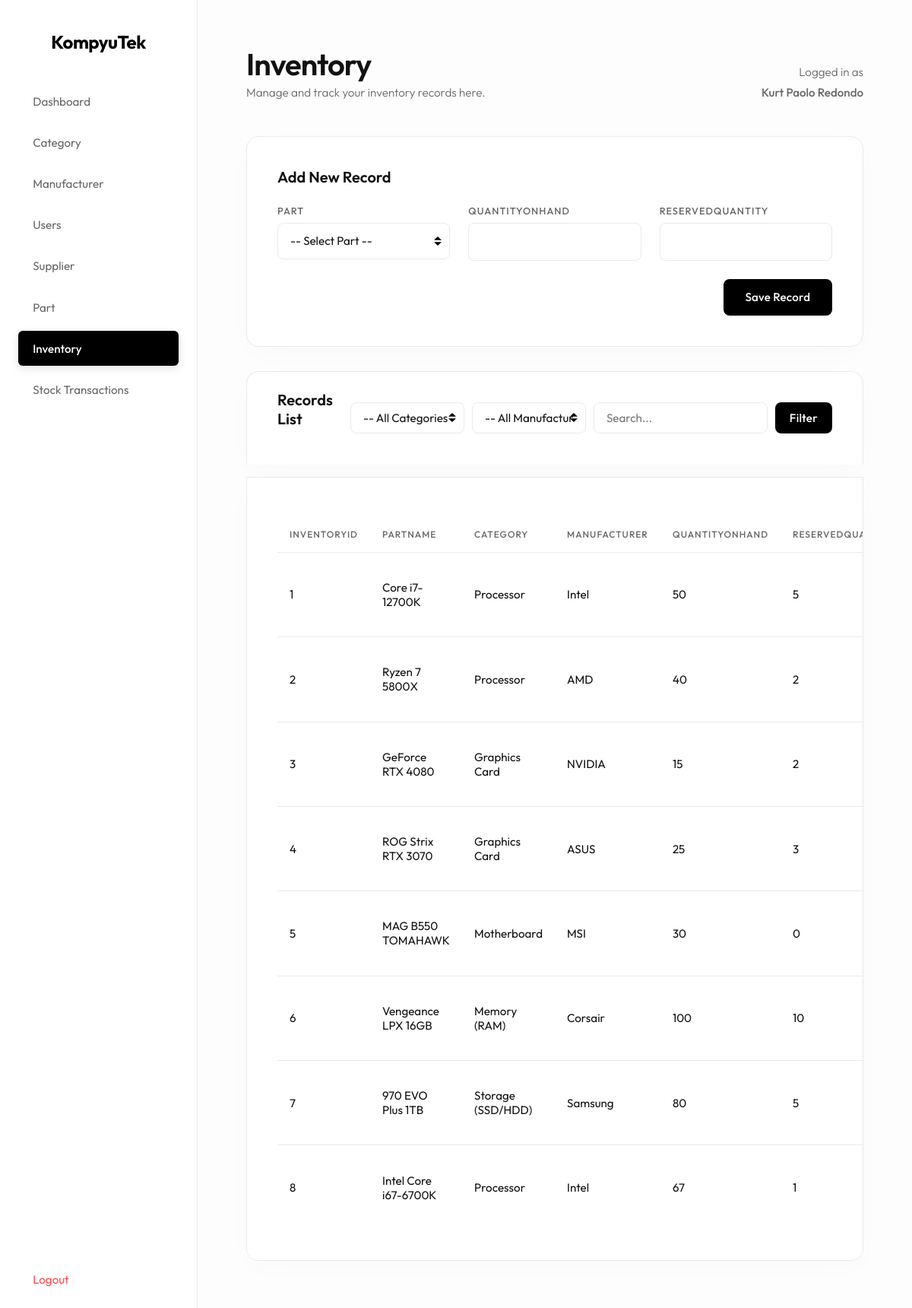
The app's page /website/inventory.php (signed in), older data.
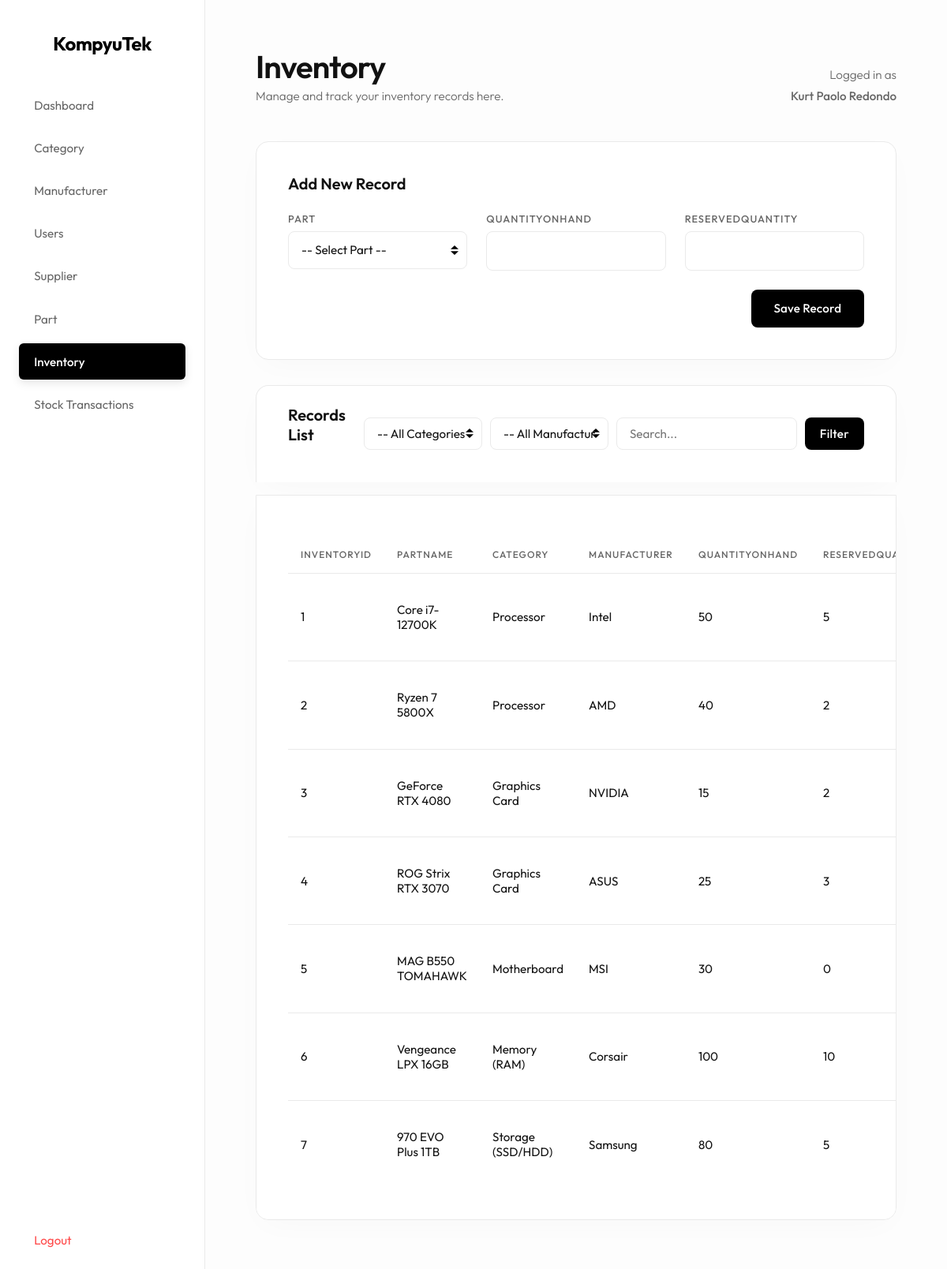
The same page, newer data.
### tables this page shows
CREATE TABLE `Inventory` (
  `InventoryID` int(11) NOT NULL,
  `PartID` int(11) DEFAULT NULL,
  `QuantityOnHand` int(11) NOT NULL,
  `ReservedQuantity` int(11) NOT NULL
);

CREATE TABLE `Part` (
  `PartID` int(11) NOT NULL,
  `SKU` varchar(255) NOT NULL,
  `PartName` varchar(255) NOT NULL,
  `ModelNumber` varchar(255) DEFAULT NULL,
  `CategoryID` int(11) DEFAULT NULL,
  `ManufacturerID` int(11) DEFAULT NULL,
  `Description` varchar(255) DEFAULT NULL,
  `Price` decimal(10,2) DEFAULT NULL
);

CREATE TABLE `Category` (
  `CategoryID` int(11) NOT NULL,
  `CategoryName` varchar(255) NOT NULL
);

CREATE TABLE `Manufacturer` (
  `ManufacturerID` int(11) NOT NULL,
  `ManufacturerName` varchar(255) NOT NULL
);

### website/inventory.php (the view, shortened to what this page needs)
<?php
include 'db.php';
$edit_row = null;
$search_query = '';
$where_sql = "";
$final_query = "SELECT Inventory.*, Part.PartName, Category.CategoryName, Manufacturer.ManufacturerName
                FROM Inventory
                LEFT JOIN Part ON Inventory.PartID = Part.PartID
                LEFT JOIN Category ON Part.CategoryID = Category.CategoryID
                LEFT JOIN Manufacturer ON Part.ManufacturerID = Manufacturer.ManufacturerID" . $where_sql . "";
$result = $conn->query($final_query);
?>
<!DOCTYPE html>
<html>
<head>
    <link rel="stylesheet" href="style.css?v=<?= time() ?>">
</head>
<body>
    <div class="sidebar">
        <h2>KompyuTek</h2>
        <a href="index.php">Dashboard</a>
        <?php
        $category_nav_class = ""; if ("Inventory" == "Category") $category_nav_class = "active";
        $manufacturer_nav_class = ""; if ("Inventory" == "Manufacturer") $manufacturer_nav_class = "active";
        $users_nav_class = ""; if ("Inventory" == "Users") $users_nav_class = "active";
        $supplier_nav_class = ""; if ("Inventory" == "Supplier") $supplier_nav_class = "active";
        $part_nav_class = ""; if ("Inventory" == "Part") $part_nav_class = "active";
        $inventory_nav_class = ""; if ("Inventory" == "Inventory") $inventory_nav_class = "active";
        $stock_nav_class = ""; if ("Inventory" == "StockTransaction") $stock_nav_class = "active";
        ?>
        <a href="category.php" class="<?= $category_nav_class ?>">Category</a>
        <a href="manufacturer.php" class="<?= $manufacturer_nav_class ?>">Manufacturer</a>
        <a href="users.php" class="<?= $users_nav_class ?>">Users</a>
        <a href="supplier.php" class="<?= $supplier_nav_class ?>">Supplier</a>
        <a href="part.php" class="<?= $part_nav_class ?>">Part</a>
        <a href="inventory.php" class="<?= $inventory_nav_class ?>">Inventory</a>
        <a href="stocktransaction.php" class="<?= $stock_nav_class ?>">Stock Transactions</a>
        <a href="logout.php" class="logout">Logout</a>
    </div>
    <div class="main-content">
        <div class="header">
            <div>
                <h1>Inventory</h1>
                <p>Manage and track your inventory records here.</p>
            </div>
            <div class="header-user-info">
                <p class="header-user-label">Logged in as</p>
                <p class="header-user-name"><?= htmlspecialchars($_SESSION['full_name']) ?></p>
            </div>
        </div>
        <div class="card">
            <h3>
            <?php
            if (isset($edit_row)) {
                echo 'Edit Record';
            } else {
                echo 'Add New Record';
            }
            ?>
            </h3>
            <form method="POST">
                <div class="form-group">
                    <label>Part</label>
                    <select name="PartID" required>
                        <option value="">-- Select Part --</option>
                    </select>
                </div>
                <div class="form-group">
                    <label>QuantityOnHand</label>
                    <?php
                    $input_value = "";
                    ?>
                    <input type="text" name="QuantityOnHand" value="<?= $input_value ?>" required>
                </div>
                <div class="form-group">
                    <label>ReservedQuantity</label>
                    <?php
                    $input_value = "";
                    ?>
                    <input type="text" name="ReservedQuantity" value="<?= $input_value ?>" required>
                </div>
                <div class="form-group form-actions">
                    <button type="submit">
                        <?php
                        if (isset($edit_row)) {
                            echo 'Update Details';
                        } else {
                            echo 'Save Record';
                        }
                        ?>
                    </button>
                </div>
            </form>
        </div>
        <div class="card toolbar-card">
            <h3 class="toolbar-title">Records List</h3>
            <form method="GET" class="search-form" style="display: flex; gap: 10px; flex-wrap: wrap;">
                <select name="category_id" class="search-input" style="flex: 1; min-width: 150px;">
                    <option value="">-- All Categories --</option>
                </select>
                <select name="manufacturer_id" class="search-input" style="flex: 1; min-width: 150px;">
                    <option value="">-- All Manufacturers --</option>
                </select>
                <input type="text" name="search" placeholder="Search..." value="<?= htmlspecialchars($search_query) ?>" class="search-input" style="flex: 2; min-width: 200px;">
                <button type="submit" class="btn-search">Filter</button>
            </form>
        </div>
        <div class="card table-card">
            <table>
                <thead>
                    <tr>
                        <th>InventoryID</th><th>PartName</th><th>Category</th><th>Manufacturer</th><th>QuantityOnHand</th><th>ReservedQuantity</th>
                    </tr>
                </thead>
                <tbody>
                    <?php
                    if ($result) {
                        if ($result->num_rows > 0) {
                            while ($row = $result->fetch_assoc()) {
                                ?>
                                <tr>
                            <?php
                            $table_cell_value = "";
                            if (isset($row['InventoryID'])) {
                                $table_cell_value = htmlspecialchars($row['InventoryID']);
                            }
                            ?>
                            <td><?= $table_cell_value ?></td>
                            <?php
                            $table_cell_value = "";
                            if (isset($row['PartName'])) {
                                $table_cell_value = htmlspecialchars($row['PartName']);
                            }
                            ?>
                            <td><?= $table_cell_value ?></td>
                            <?php
                            $table_cell_value = "";
                            if (isset($row['CategoryName'])) {
                                $table_cell_value = htmlspecialchars($row['CategoryName']);
                            }
                            ?>
                            <td><?= $table_cell_value ?></td>
                            <?php
                            $table_cell_value = "";
                            if (isset($row['ManufacturerName'])) {
                                $table_cell_value = htmlspecialchars($row['ManufacturerName']);
                            }
                            ?>
                            <td><?= $table_cell_value ?></td>
                            <?php
                            $table_cell_value = "";
                            if (isset($row['QuantityOnHand'])) {
                                $table_cell_value = htmlspecialchars($row['QuantityOnHand']);
                            }
                            ?>
                            <td><?= $table_cell_value ?></td>
                            <?php
                            $table_cell_value = "";
                            if (isset($row['ReservedQuantity'])) {
                                $table_cell_value = htmlspecialchars($row['ReservedQuantity']);
                            }
                            ?>
                            <td><?= $table_cell_value ?></td>
                                </tr>
                                <?php
                            }
                        } else {
                            echo '<tr><td colspan="100" class="empty-state">No records found matching your search.</td></tr>';
                        }
                    }
                    ?>
                </tbody>
            </table>
        </div>
    </div>
</body>
</html>

### website/style.css (style rules this page uses)
:root { --bg-body: #fdfdfd; --bg-surface: #ffffff; --text-primary: #111111; --text-secondary: #666666; --accent: #000000; --border: #eaeaea; --danger: #ff4a4a; --success: #000000; }
* { box-sizing: border-box; font-family: 'Outfit', sans-serif; margin: 0; padding: 0; }
body { background: var(--bg-body); color: var(--text-primary); display: flex; min-height: 100vh; font-weight: 300; -webkit-font-smoothing: antialiased; }
.sidebar { width: 260px; background: var(--bg-surface); padding: 2.5rem 1.5rem; border-right: 1px solid var(--border); display: flex; flex-direction: column; }
.sidebar h2 { margin-bottom: 2.5rem; color: var(--accent); font-size: 1.5rem; text-align: center; font-weight: 700; letter-spacing: -0.5px; }
.sidebar a { display: flex; align-items: center; padding: 0.85rem 1.2rem; color: var(--text-secondary); text-decoration: none; border-radius: 6px; margin-bottom: 0.5rem; transition: all 0.2s ease; font-weight: 400; font-size: 0.95rem; }
.sidebar a.active { background: var(--accent); color: white; font-weight: 500; box-shadow: 0 4px 12px rgba(0,0,0,0.1); }
.sidebar a.logout { margin-top: auto; color: var(--danger); }
.main-content { flex: 1; padding: 4rem; overflow-y: auto; background: var(--bg-body); }
.header { margin-bottom: 3rem; display: flex; justify-content: space-between; align-items: flex-end; }
.header h1 { font-size: 2.5rem; font-weight: 600; letter-spacing: -1px; color: var(--text-primary); line-height: 1; }
.header p { color: var(--text-secondary); font-size: 0.95rem; margin-top: 0.5rem; }
.header-user-info { text-align: right; }
.header-user-label { color: var(--text-secondary); font-size: 0.85rem; }
.header-user-name { font-weight: 500; }
.card { background: var(--bg-surface); border: 1px solid var(--border); border-radius: 16px; padding: 2.5rem; margin-bottom: 2rem; box-shadow: 0 10px 40px -10px rgba(0,0,0,0.03); transition: transform 0.2s ease, box-shadow 0.2s ease; }
.card h3 { font-size: 1.25rem; font-weight: 600; margin-bottom: 1.5rem; color: var(--text-primary); }
form { display: flex; flex-wrap: wrap; gap: 1.5rem; }
.form-group { display: flex; flex-direction: column; gap: 0.5rem; flex: 1; min-width: 220px; }
.form-group label { font-size: 0.8rem; color: var(--text-secondary); text-transform: uppercase; letter-spacing: 1px; font-weight: 500; }
input, select { padding: 0.9rem 1rem; border-radius: 8px; border: 1px solid var(--border); background: var(--bg-surface); color: var(--text-primary); outline: none; font-size: 0.95rem; font-family: 'Outfit', sans-serif; transition: all 0.2s ease; cursor: text; }
select { cursor: pointer; appearance: none; background-repeat: no-repeat; background-position: right .7em top 50%; background-size: .65em auto; padding-right: 2em; }
.form-actions { justify-content: flex-end; flex-direction: row; align-items: flex-end; gap: 1rem; }
.toolbar-card { padding: 1.5rem 2.5rem; display: flex; justify-content: space-between; align-items: center; margin-bottom: 1rem; border-bottom-left-radius: 0; border-bottom-right-radius: 0; border-bottom: none; }
.toolbar-title { margin: 0; font-size: 1.1rem; color: var(--text-primary); }
.search-form { display: flex; gap: 0.5rem; margin: 0; min-width: 300px; }
.search-input { flex: 1; padding: 0.6rem 1rem; }
.btn-search { padding: 0.6rem 1.2rem; }
button { padding: 0.9rem 1.8rem; border-radius: 8px; border: none; background: var(--accent); color: white; font-weight: 500; cursor: pointer; font-family: 'Outfit', sans-serif; transition: all 0.2s; font-size: 0.95rem; letter-spacing: 0.2px; }
.table-card { overflow-x: auto; border-top-left-radius: 0; border-top-right-radius: 0; }
table { width: 100%; border-collapse: separate; border-spacing: 0; margin-top: 0.5rem; }
th, td { padding: 1.2rem 1rem; text-align: left; border-bottom: 1px solid var(--border); }
th { color: var(--text-secondary); font-weight: 500; font-size: 0.75rem; text-transform: uppercase; letter-spacing: 1px; padding-bottom: 1rem; }
td { font-size: 0.95rem; font-weight: 400; color: var(--text-primary); }
tr:last-child td { border-bottom: none; }

Row changes from the older to the newer data that the page shows:
removed inventory: InventoryID "8", PartID.PartName "Intel Core i67-6700K", category.CategoryName "Processor", manufacturer.ManufacturerName "Intel", QuantityOnHand "67", ReservedQuantity "1"
